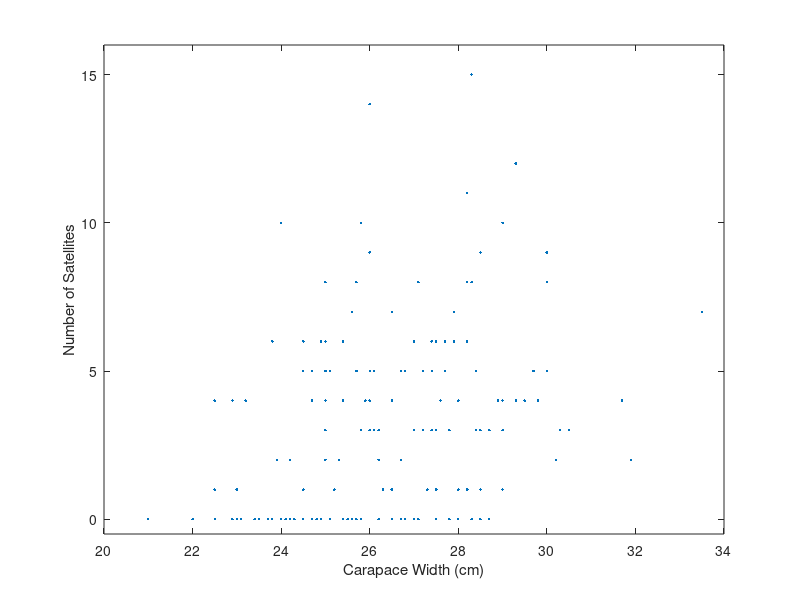

Write MATLAB code to recreate this figure. (Note: this script raises an error after producing the figure.)
% Example 12.5 - Generalized Linear Models
% Computational Statistics Handbook with MATLAB, 2nd Edition
% Wendy L. and Angel R. Martinez

% Use the horseshoe crab data (Agresti, 2001 and Brockmann, 1996).

load crab
% The width of the female crab is in
% the first column of X.
plot(X(:,1),satellites,'.')
axis([20 34 -0.5 16])
xlabel('Carapace Width (cm)')
ylabel('Number of Satellites')

% Find the fit using a function from
% the MATLAB Statistics Toolbox.
beta = glmfit(X(:,1),satellites,'poisson');

% Use the glmval function in the Statistics
% Toolbox to find the estimated mean number of
% satellites for various values of x.
x0 = linspace(min(X(:,1)),max(X(:,1)),50);
yhat = glmval(beta,x0,'log');

% add the model to the plot.
hold on
plot(x0,yhat)
hold off
